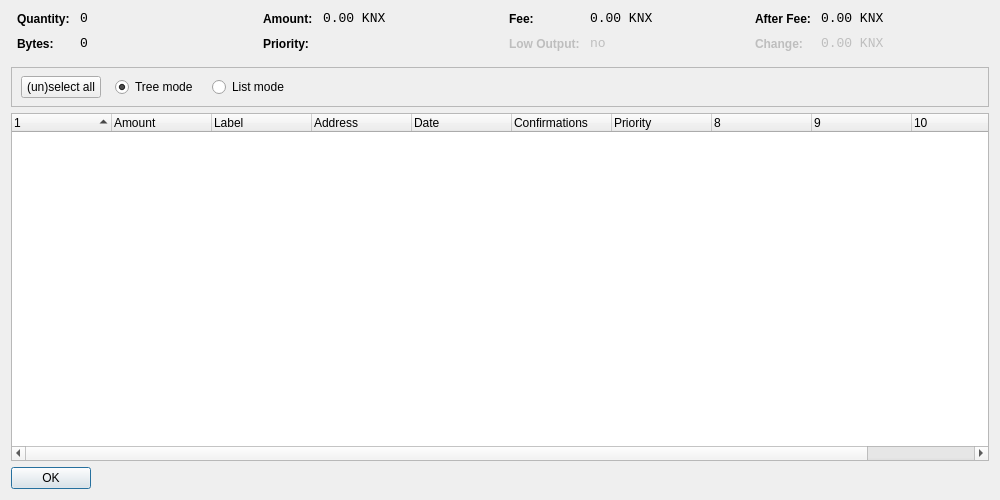
<?xml version="1.0" encoding="UTF-8"?>
<ui version="4.0">
 <class>CoinControlDialog</class>
 <widget class="QDialog" name="CoinControlDialog">
  <property name="geometry">
   <rect>
    <x>0</x>
    <y>0</y>
    <width>1000</width>
    <height>500</height>
   </rect>
  </property>
  <property name="windowTitle">
   <string>Coin Control</string>
  </property>
  <layout class="QVBoxLayout" name="verticalLayout">
   <item>
    <layout class="QHBoxLayout" name="horizontalLayoutTop" stretch="0,0,0,0">
     <property name="topMargin">
      <number>0</number>
     </property>
     <property name="bottomMargin">
      <number>10</number>
     </property>
     <item>
      <layout class="QFormLayout" name="formLayoutCoinControl1">
       <property name="horizontalSpacing">
        <number>10</number>
       </property>
       <property name="verticalSpacing">
        <number>10</number>
       </property>
       <property name="leftMargin">
        <number>6</number>
       </property>
       <property name="rightMargin">
        <number>6</number>
       </property>
       <item row="0" column="0">
        <widget class="QLabel" name="labelCoinControlQuantityText">
         <property name="styleSheet">
          <string notr="true">font-weight:bold;</string>
         </property>
         <property name="text">
          <string>Quantity:</string>
         </property>
        </widget>
       </item>
       <item row="0" column="1">
        <widget class="QLabel" name="labelCoinControlQuantity">
         <property name="font">
          <font>
           <family>Monospace</family>
           <pointsize>10</pointsize>
          </font>
         </property>
         <property name="cursor">
          <cursorShape>IBeamCursor</cursorShape>
         </property>
         <property name="contextMenuPolicy">
          <enum>Qt::ActionsContextMenu</enum>
         </property>
         <property name="text">
          <string notr="true">0</string>
         </property>
         <property name="textInteractionFlags">
          <set>Qt::LinksAccessibleByMouse|Qt::TextSelectableByKeyboard|Qt::TextSelectableByMouse</set>
         </property>
        </widget>
       </item>
       <item row="1" column="0">
        <widget class="QLabel" name="labelCoinControlBytesText">
         <property name="styleSheet">
          <string notr="true">font-weight:bold;</string>
         </property>
         <property name="text">
          <string>Bytes:</string>
         </property>
        </widget>
       </item>
       <item row="1" column="1">
        <widget class="QLabel" name="labelCoinControlBytes">
         <property name="font">
          <font>
           <family>Monospace</family>
           <pointsize>10</pointsize>
          </font>
         </property>
         <property name="cursor">
          <cursorShape>IBeamCursor</cursorShape>
         </property>
         <property name="contextMenuPolicy">
          <enum>Qt::ActionsContextMenu</enum>
         </property>
         <property name="text">
          <string notr="true">0</string>
         </property>
         <property name="textInteractionFlags">
          <set>Qt::LinksAccessibleByMouse|Qt::TextSelectableByKeyboard|Qt::TextSelectableByMouse</set>
         </property>
        </widget>
       </item>
      </layout>
     </item>
     <item>
      <layout class="QFormLayout" name="formLayoutCoinControl2">
       <property name="horizontalSpacing">
        <number>10</number>
       </property>
       <property name="verticalSpacing">
        <number>10</number>
       </property>
       <property name="leftMargin">
        <number>6</number>
       </property>
       <property name="rightMargin">
        <number>6</number>
       </property>
       <item row="0" column="0">
        <widget class="QLabel" name="labelCoinControlAmountText">
         <property name="styleSheet">
          <string notr="true">font-weight:bold;</string>
         </property>
         <property name="text">
          <string>Amount:</string>
         </property>
        </widget>
       </item>
       <item row="0" column="1">
        <widget class="QLabel" name="labelCoinControlAmount">
         <property name="font">
          <font>
           <family>Monospace</family>
           <pointsize>10</pointsize>
          </font>
         </property>
         <property name="cursor">
          <cursorShape>IBeamCursor</cursorShape>
         </property>
         <property name="contextMenuPolicy">
          <enum>Qt::ActionsContextMenu</enum>
         </property>
         <property name="text">
          <string notr="true">0.00 KNX</string>
         </property>
         <property name="textInteractionFlags">
          <set>Qt::LinksAccessibleByMouse|Qt::TextSelectableByKeyboard|Qt::TextSelectableByMouse</set>
         </property>
        </widget>
       </item>
       <item row="1" column="0">
        <widget class="QLabel" name="labelCoinControlPriorityText">
         <property name="styleSheet">
          <string notr="true">font-weight:bold;</string>
         </property>
         <property name="text">
          <string>Priority:</string>
         </property>
        </widget>
       </item>
       <item row="1" column="1">
        <widget class="QLabel" name="labelCoinControlPriority">
         <property name="font">
          <font>
           <family>Monospace</family>
           <pointsize>10</pointsize>
          </font>
         </property>
         <property name="cursor">
          <cursorShape>IBeamCursor</cursorShape>
         </property>
         <property name="contextMenuPolicy">
          <enum>Qt::ActionsContextMenu</enum>
         </property>
         <property name="text">
          <string/>
         </property>
         <property name="textInteractionFlags">
          <set>Qt::LinksAccessibleByMouse|Qt::TextSelectableByKeyboard|Qt::TextSelectableByMouse</set>
         </property>
        </widget>
       </item>
      </layout>
     </item>
     <item>
      <layout class="QFormLayout" name="formLayoutCoinControl3">
       <property name="horizontalSpacing">
        <number>10</number>
       </property>
       <property name="verticalSpacing">
        <number>10</number>
       </property>
       <property name="leftMargin">
        <number>6</number>
       </property>
       <property name="rightMargin">
        <number>6</number>
       </property>
       <item row="0" column="0">
        <widget class="QLabel" name="labelCoinControlFeeText">
         <property name="styleSheet">
          <string notr="true">font-weight:bold;</string>
         </property>
         <property name="text">
          <string>Fee:</string>
         </property>
        </widget>
       </item>
       <item row="0" column="1">
        <widget class="QLabel" name="labelCoinControlFee">
         <property name="font">
          <font>
           <family>Monospace</family>
           <pointsize>10</pointsize>
          </font>
         </property>
         <property name="cursor">
          <cursorShape>IBeamCursor</cursorShape>
         </property>
         <property name="contextMenuPolicy">
          <enum>Qt::ActionsContextMenu</enum>
         </property>
         <property name="text">
          <string notr="true">0.00 KNX</string>
         </property>
         <property name="textInteractionFlags">
          <set>Qt::LinksAccessibleByMouse|Qt::TextSelectableByKeyboard|Qt::TextSelectableByMouse</set>
         </property>
        </widget>
       </item>
       <item row="1" column="0">
        <widget class="QLabel" name="labelCoinControlLowOutputText">
         <property name="enabled">
          <bool>false</bool>
         </property>
         <property name="styleSheet">
          <string notr="true">font-weight:bold;</string>
         </property>
         <property name="text">
          <string>Low Output:</string>
         </property>
        </widget>
       </item>
       <item row="1" column="1">
        <widget class="QLabel" name="labelCoinControlLowOutput">
         <property name="enabled">
          <bool>false</bool>
         </property>
         <property name="font">
          <font>
           <family>Monospace</family>
           <pointsize>10</pointsize>
          </font>
         </property>
         <property name="cursor">
          <cursorShape>IBeamCursor</cursorShape>
         </property>
         <property name="contextMenuPolicy">
          <enum>Qt::ActionsContextMenu</enum>
         </property>
         <property name="text">
          <string notr="true">no</string>
         </property>
         <property name="textInteractionFlags">
          <set>Qt::LinksAccessibleByMouse|Qt::TextSelectableByKeyboard|Qt::TextSelectableByMouse</set>
         </property>
        </widget>
       </item>
      </layout>
     </item>
     <item>
      <layout class="QFormLayout" name="formLayoutCoinControl4">
       <property name="horizontalSpacing">
        <number>10</number>
       </property>
       <property name="verticalSpacing">
        <number>10</number>
       </property>
       <property name="leftMargin">
        <number>6</number>
       </property>
       <property name="rightMargin">
        <number>6</number>
       </property>
       <item row="0" column="0">
        <widget class="QLabel" name="labelCoinControlAfterFeeText">
         <property name="styleSheet">
          <string notr="true">font-weight:bold;</string>
         </property>
         <property name="text">
          <string>After Fee:</string>
         </property>
        </widget>
       </item>
       <item row="0" column="1">
        <widget class="QLabel" name="labelCoinControlAfterFee">
         <property name="font">
          <font>
           <family>Monospace</family>
           <pointsize>10</pointsize>
          </font>
         </property>
         <property name="cursor">
          <cursorShape>IBeamCursor</cursorShape>
         </property>
         <property name="contextMenuPolicy">
          <enum>Qt::ActionsContextMenu</enum>
         </property>
         <property name="text">
          <string notr="true">0.00 KNX</string>
         </property>
         <property name="textInteractionFlags">
          <set>Qt::LinksAccessibleByMouse|Qt::TextSelectableByKeyboard|Qt::TextSelectableByMouse</set>
         </property>
        </widget>
       </item>
       <item row="1" column="0">
        <widget class="QLabel" name="labelCoinControlChangeText">
         <property name="enabled">
          <bool>false</bool>
         </property>
         <property name="styleSheet">
          <string notr="true">font-weight:bold;</string>
         </property>
         <property name="text">
          <string>Change:</string>
         </property>
        </widget>
       </item>
       <item row="1" column="1">
        <widget class="QLabel" name="labelCoinControlChange">
         <property name="enabled">
          <bool>false</bool>
         </property>
         <property name="font">
          <font>
           <family>Monospace</family>
           <pointsize>10</pointsize>
          </font>
         </property>
         <property name="cursor">
          <cursorShape>IBeamCursor</cursorShape>
         </property>
         <property name="contextMenuPolicy">
          <enum>Qt::ActionsContextMenu</enum>
         </property>
         <property name="text">
          <string notr="true">0.00 KNX</string>
         </property>
         <property name="textInteractionFlags">
          <set>Qt::LinksAccessibleByMouse|Qt::TextSelectableByKeyboard|Qt::TextSelectableByMouse</set>
         </property>
        </widget>
       </item>
      </layout>
     </item>
    </layout>
   </item>
   <item>
    <widget class="QFrame" name="frame">
     <property name="minimumSize">
      <size>
       <width>0</width>
       <height>40</height>
      </size>
     </property>
     <property name="frameShape">
      <enum>QFrame::StyledPanel</enum>
     </property>
     <property name="frameShadow">
      <enum>QFrame::Sunken</enum>
     </property>
     <widget class="QWidget" name="horizontalLayoutWidget">
      <property name="geometry">
       <rect>
        <x>10</x>
        <y>0</y>
        <width>781</width>
        <height>41</height>
       </rect>
      </property>
      <layout class="QHBoxLayout" name="horizontalLayoutPanel" stretch="0,0,0,0,0">
       <property name="spacing">
        <number>14</number>
       </property>
       <item>
        <widget class="QPushButton" name="pushButtonSelectAll">
         <property name="sizePolicy">
          <sizepolicy hsizetype="Maximum" vsizetype="Fixed">
           <horstretch>0</horstretch>
           <verstretch>0</verstretch>
          </sizepolicy>
         </property>
         <property name="text">
          <string>(un)select all</string>
         </property>
        </widget>
       </item>
       <item>
        <widget class="QRadioButton" name="radioTreeMode">
         <property name="sizePolicy">
          <sizepolicy hsizetype="Maximum" vsizetype="Fixed">
           <horstretch>0</horstretch>
           <verstretch>0</verstretch>
          </sizepolicy>
         </property>
         <property name="text">
          <string>Tree mode</string>
         </property>
         <property name="checked">
          <bool>true</bool>
         </property>
        </widget>
       </item>
       <item>
        <widget class="QRadioButton" name="radioListMode">
         <property name="sizePolicy">
          <sizepolicy hsizetype="Maximum" vsizetype="Fixed">
           <horstretch>0</horstretch>
           <verstretch>0</verstretch>
          </sizepolicy>
         </property>
         <property name="text">
          <string>List mode</string>
         </property>
        </widget>
       </item>
       <item>
        <spacer name="horizontalSpacer">
         <property name="orientation">
          <enum>Qt::Horizontal</enum>
         </property>
         <property name="sizeHint" stdset="0">
          <size>
           <width>40</width>
           <height>20</height>
          </size>
         </property>
        </spacer>
       </item>
      </layout>
     </widget>
    </widget>
   </item>
   <item>
    <widget class="CoinControlTreeWidget" name="treeWidget">
     <property name="contextMenuPolicy">
      <enum>Qt::CustomContextMenu</enum>
     </property>
     <property name="sortingEnabled">
      <bool>false</bool>
     </property>
     <property name="columnCount">
      <number>11</number>
     </property>
     <attribute name="headerShowSortIndicator" stdset="0">
      <bool>true</bool>
     </attribute>
     <attribute name="headerStretchLastSection">
      <bool>false</bool>
     </attribute>
     <column>
      <property name="text">
       <string/>
      </property>
     </column>
     <column>
      <property name="text">
       <string>Amount</string>
      </property>
     </column>
     <column>
      <property name="text">
       <string>Label</string>
      </property>
     </column>
     <column>
      <property name="text">
       <string>Address</string>
      </property>
     </column>
     <column>
      <property name="text">
       <string>Date</string>
      </property>
     </column>
     <column>
      <property name="text">
       <string>Confirmations</string>
      </property>
      <property name="toolTip">
       <string>Confirmed</string>
      </property>
     </column>
     <column>
      <property name="text">
       <string>Priority</string>
      </property>
     </column>
     <column>
      <property name="text">
       <string/>
      </property>
     </column>
     <column>
      <property name="text">
       <string/>
      </property>
     </column>
     <column>
      <property name="text">
       <string/>
      </property>
     </column>
     <column>
      <property name="text">
       <string/>
      </property>
     </column>
    </widget>
   </item>
   <item>
    <widget class="QDialogButtonBox" name="buttonBox">
     <property name="sizePolicy">
      <sizepolicy hsizetype="Maximum" vsizetype="Fixed">
       <horstretch>0</horstretch>
       <verstretch>0</verstretch>
      </sizepolicy>
     </property>
     <property name="orientation">
      <enum>Qt::Horizontal</enum>
     </property>
     <property name="standardButtons">
      <set>QDialogButtonBox::Ok</set>
     </property>
    </widget>
   </item>
  </layout>
 </widget>
 <customwidgets>
  <customwidget>
   <class>CoinControlTreeWidget</class>
   <extends>QTreeWidget</extends>
   <header>coincontroltreewidget.h</header>
  </customwidget>
 </customwidgets>
 <resources/>
 <connections/>
</ui>
